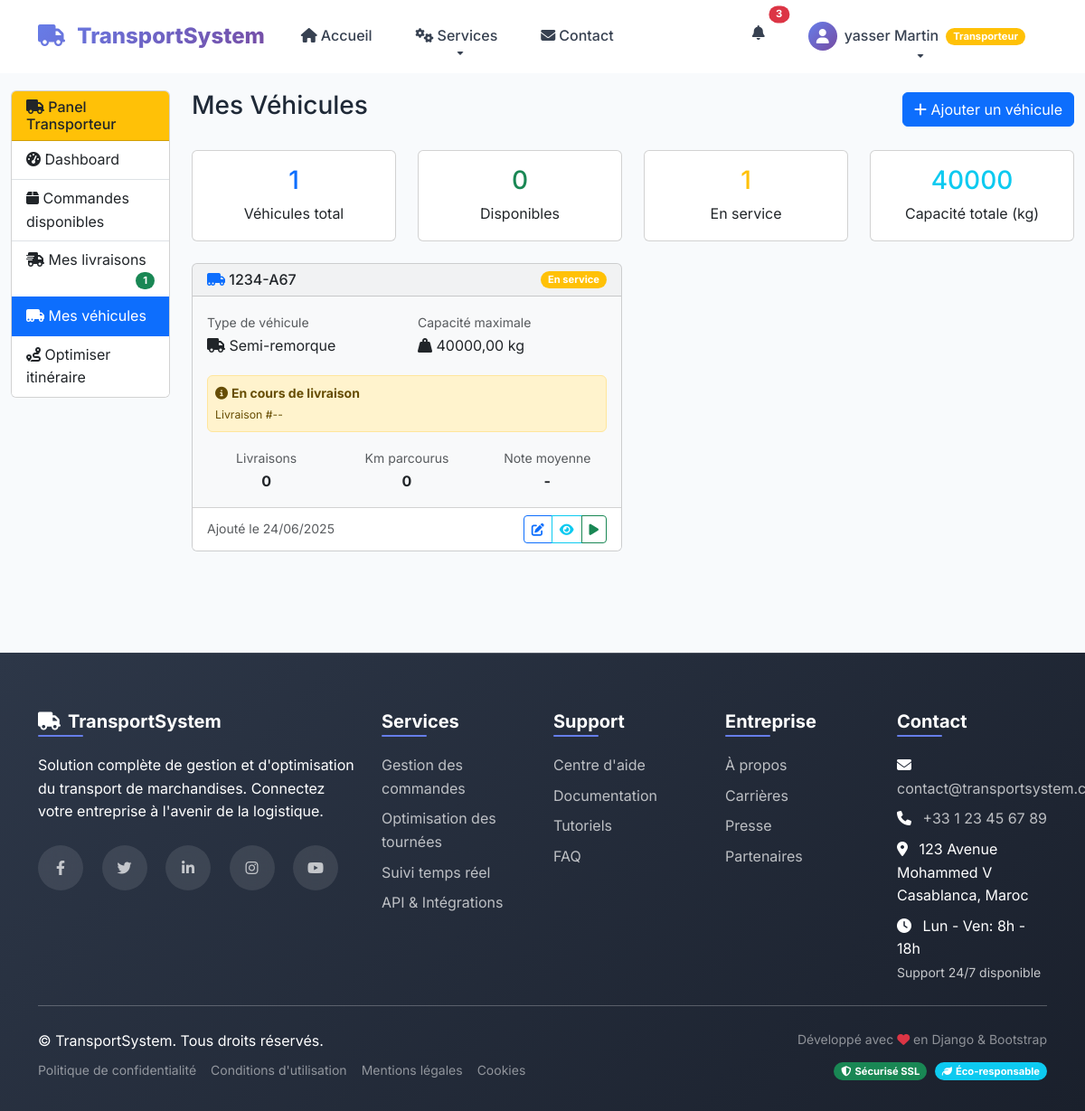
/transporteur/vehicules/ (signed in), run on an earlier commit of the app's database.
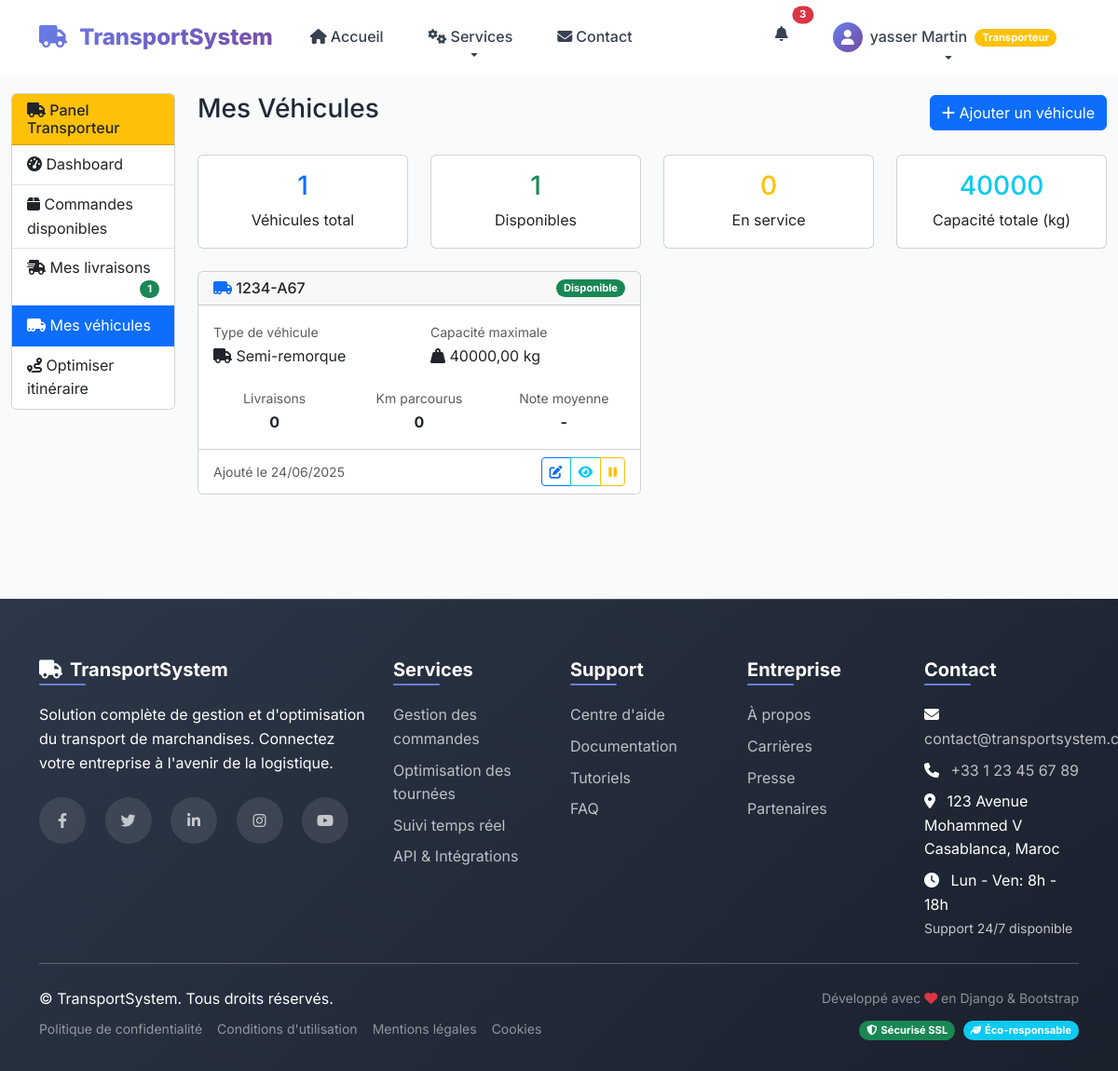
And on a later commit of the database.
### utilisateurs/models.py (models this page shows, shortened)
class Vehicule(models.Model):
    TYPE_CHOICES = [
        ('camionnette', 'Camionnette'),
        ('camion', 'Camion'),
        ('semi_remorque', 'Semi-remorque'),
    ]
    id = models.AutoField(primary_key=True)
    transporteur = models.ForeignKey(User, on_delete=models.CASCADE, related_name='vehicules')
    immatriculation = models.CharField(max_length=20, unique=True)
    type_vehicule = models.CharField(max_length=20, choices=TYPE_CHOICES)
    capacite_max = models.DecimalField(max_digits=10, decimal_places=2)
    disponible = models.BooleanField(default=True)
    marque = models.CharField(max_length=50, blank=True, null=True)
    modele = models.CharField(max_length=50, blank=True, null=True)
    annee = models.IntegerField(blank=True, null=True)
    couleur = models.CharField(max_length=30, blank=True, null=True)
    notes = models.TextField(blank=True)
    date_ajout = models.DateTimeField(auto_now_add=True)
    class Meta:
        managed = True  # Changé pour permettre la gestion par Django
        db_table = 'vehicules'
        ordering = ['-date_ajout']
    def get_type_vehicule_display(self):
        return dict(self.TYPE_CHOICES).get(self.type_vehicule, self.type_vehicule)
    @property
    def total_livraisons(self):
        return self.livraisons.filter(statut='livree').count()
    @property
    def km_parcourus(self):
        return self.total_livraisons * 50  # Simulation: 50km par livraison
    @property
    def note_moyenne(self):
        return 4.2 if self.total_livraisons > 0 else None

### utilisateurs/views.py (the view)
    def _wrapped_view(request, *args, **kwargs):
        if 'user_id' not in request.session or request.session.get('role') != 'transporteur':
            messages.error(request, 'Accès non autorisé.')
            return redirect('login')
        return view_func(request, *args, **kwargs)

### templates/transporteur/transporteur_vehicules.html (shortened to what this page needs)
{% extends 'public/base.html' %}
{% block content %}
<div class="container-fluid py-4">
    <div class="row">
        <div class="col-md-3 col-lg-2">
            <div class="card">
                <div class="card-header bg-warning text-dark">
                    <h6 class="mb-0"><i class="fas fa-truck"></i> Panel Transporteur</h6>
                </div>
                <div class="list-group list-group-flush">
                    <a href="{% url 'transporteur_dashboard' %}" class="list-group-item list-group-item-action">
                        <i class="fas fa-tachometer-alt"></i> Dashboard
                    </a>
                    <a href="{% url 'transporteur_commandes' %}" class="list-group-item list-group-item-action">
                        <i class="fas fa-box"></i> Commandes disponibles
                    </a>
                    <a href="{% url 'transporteur_livraisons' %}" class="list-group-item list-group-item-action">
                        <i class="fas fa-shipping-fast"></i> Mes livraisons
                        {% if livraisons_actives > 0 %}
                        <span class="badge bg-success float-end">{{ livraisons_actives }}</span>
                        {% endif %}
                    </a>
                    <a href="{% url 'transporteur_vehicules' %}" class="list-group-item list-group-item-action active">
                        <i class="fas fa-truck-moving"></i> Mes véhicules
                    </a>
                    <a href="{% url 'transporteur_itineraire' %}" class="list-group-item list-group-item-action">
                        <i class="fas fa-route"></i> Optimiser itinéraire
                    </a>
                </div>
            </div>
        </div>
        <div class="col-md-9 col-lg-10">
            <div class="d-flex justify-content-between align-items-center mb-4">
                <h1 class="h3">Mes Véhicules</h1>
                <a href="{% url 'transporteur_add_vehicule' %}" class="btn btn-primary">
                    <i class="fas fa-plus"></i> Ajouter un véhicule
                </a>
            </div>
            <div class="row mb-4">
                <div class="col-md-3">
                    <div class="card text-center">
                        <div class="card-body">
                            <h3 class="text-primary">{{ vehicules.count }}</h3>
                            <p class="mb-0">Véhicules total</p>
                        </div>
                    </div>
                </div>
                <div class="col-md-3">
                    <div class="card text-center">
                        <div class="card-body">
                            <h3 class="text-success">{{ vehicules_disponibles }}</h3>
                            <p class="mb-0">Disponibles</p>
                        </div>
                    </div>
                </div>
                <div class="col-md-3">
                    <div class="card text-center">
                        <div class="card-body">
                            <h3 class="text-warning">{{ vehicules_en_service }}</h3>
                            <p class="mb-0">En service</p>
                        </div>
                    </div>
                </div>
                <div class="col-md-3">
                    <div class="card text-center">
                        <div class="card-body">
                            <h3 class="text-info">{{ capacite_totale }}</h3>
                            <p class="mb-0">Capacité totale (kg)</p>
                        </div>
                    </div>
                </div>
            </div>
            {% if vehicules %}
                <div class="row">
                    {% for vehicule in vehicules %}
                    <div class="col-lg-6 mb-4">
                        <div class="card h-100 {% if not vehicule.disponible %}bg-light{% endif %}">
                            <div class="card-header d-flex justify-content-between align-items-center">
                                <h6 class="mb-0">
                                    <i class="fas fa-truck-moving text-primary"></i>
                                    {{ vehicule.immatriculation }}
                                </h6>
                                <div class="btn-group">
                                    <span class="badge {% if vehicule.disponible %}bg-success{% else %}bg-warning{% endif %}">
                                        {% if vehicule.disponible %}Disponible{% else %}En service{% endif %}
                                    </span>
                                </div>
                            </div>
                            <div class="card-body">
                                <div class="row mb-3">
                                    <div class="col-6">
                                        <small class="text-muted">Type de véhicule</small>
                                        <p class="mb-1">
                                            <i class="fas fa-truck"></i> {{ vehicule.get_type_vehicule_display }}
                                        </p>
                                    </div>
                                    <div class="col-6">
                                        <small class="text-muted">Capacité maximale</small>
                                        <p class="mb-1">
                                            <i class="fas fa-weight-hanging"></i> {{ vehicule.capacite_max }} kg
                                        </p>
                                    </div>
                                </div>
                                {% if not vehicule.disponible %}
                                <div class="alert alert-warning alert-sm">
                                    <i class="fas fa-info-circle"></i>
                                    <strong>En cours de livraison</strong>
                                    <br><small>Livraison #{{ vehicule.livraison_actuelle.id|default:"--" }}</small>
                                </div>
                                {% endif %}
                                <div class="row text-center mt-3">
                                    <div class="col-4">
                                        <small class="text-muted">Livraisons</small>
                                        <div class="font-weight-bold">{{ vehicule.total_livraisons|default:0 }}</div>
                                    </div>
                                    <div class="col-4">
                                        <small class="text-muted">Km parcourus</small>
                                        <div class="font-weight-bold">{{ vehicule.km_parcourus|default:0 }}</div>
                                    </div>
                                    <div class="col-4">
                                        <small class="text-muted">Note moyenne</small>
                                        <div class="font-weight-bold">
                                            {{ vehicule.note_moyenne|default:"-" }}
                                        </div>
                                    </div>
                                </div>
                            </div>
                            <div class="card-footer bg-white">
                                <div class="d-flex justify-content-between align-items-center">
                                    <small class="text-muted">
                                        Ajouté le {{ vehicule.date_ajout|date:"d/m/Y"|default:"--" }}
                                    </small>
                                    <div class="btn-group">
                                        <button class="btn btn-sm btn-outline-primary" onclick="editVehicule({{ vehicule.id }})">
                                            <i class="fas fa-edit"></i>
                                        </button>
                                        <button class="btn btn-sm btn-outline-info" onclick="showVehiculeDetails({{ vehicule.id }})">
                                            <i class="fas fa-eye"></i>
                                        </button>
                                        {% if vehicule.disponible %}
                                        <button class="btn btn-sm btn-outline-warning" onclick="toggleDisponibilite({{ vehicule.id }})">
                                            <i class="fas fa-pause"></i>
                                        </button>
                                        {% else %}
                                        <button class="btn btn-sm btn-outline-success" onclick="toggleDisponibilite({{ vehicule.id }})">
                                            <i class="fas fa-play"></i>
                                        </button>
                                        {% endif %}
                                    </div>
                                </div>
                            </div>
                        </div>
                    </div>
                    {% endfor %}
                </div>
            {% endif %}
        </div>
    </div>
</div>
{% endblock %}

What changed in the data, as far as the page shows it:
changed Vehicule "Semi-remorque": livraison_actuelle.id "--" → (not shown); disponible "En service En cours de livraison Livraison #" → "Disponible"
Also different on the page:
{{ vehicules_disponibles }}: "0" → "1"
{{ vehicules_en_service }}: "1" → "0"
